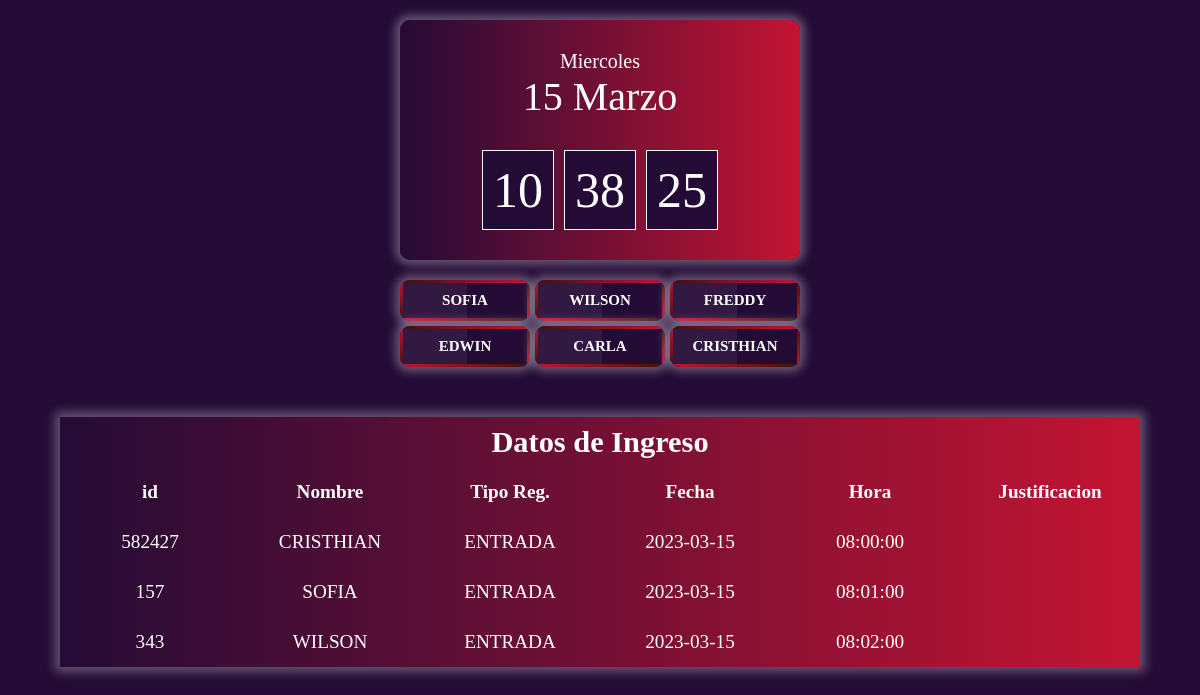
The page / on the database its author committed.
### tables this page shows
CREATE TABLE funcionarios 
(id int,
nombre text,
apellido text,
cargo text);

CREATE TABLE registros (
	id int,
	tipo int,
	fecha int,
	justificativo text,
	afavor int, 
    hora int);

### index.php (the view, shortened to what this page needs)
<?php
    include("conex.php");
?>
<!DOCTYPE html>
<html lang="es">
<head>
    <link rel="stylesheet" href="style.css">
</head>
<body>
    <div class="reloj">
        <p class="dia" id="dia">--</p>
        <p class="mes" id="mes">--</p>
        <div class="hora" id="hora">
            <p>00</p>
            <p>00</p>
            <p>00</p>
        </div>
    </div>
    <div class="boton">
        <li>
            <a type="submit" name="sofia" value="save"><span></span><span></span><span></span><span></span>SOFIA</a>
            <a type="submit" name="wilson" value="save"><span></span><span></span><span></span><span></span>WILSON</a>
            <a type="submit" name="freddy" value="save"><span></span><span></span><span></span><span></span>FREDDY</a>
            <a type="submit" name="edwin" value="save"><span></span><span></span><span></span><span></span>EDWIN</a>
            <a type="submit" name="carla" value="save"><span></span><span></span><span></span><span></span>CARLA</a>
            <a type="submit" name="cristhian" value="save"><span></span><span></span><span></span><span></span>CRISTHIAN</a>
        </li>
    </div>
    <dvi class="tabla">
        <div class="tb-title">Datos de Ingreso</div>
        <div class="tb-header">id</div>
        <div class="tb-header">Nombre</div>
        <div class="tb-header">Tipo Reg.</div>
        <div class="tb-header">Fecha</div>
        <div class="tb-header">Hora</div>
        <div class="tb-header">Justificacion</div>
        <?php
        $select = "select b.id,(select a.nombre from funcionarios a where a.id=b.id) as nombre,b.tipo,b.fecha,b.hora,b.justificativo from registros b";
        $resultado = $db->query($select);
        while($row = $resultado->fetchArray()){
        ?>
        <div class="tb-item"><?php echo $row["id"];?></div>
        <div class="tb-item"><?php echo $row["nombre"];?></div>
        <div class="tb-item"><?php echo $row["tipo"];?></div>
        <div class="tb-item"><?php echo $row["fecha"];?></div>
        <div class="tb-item"><?php echo $row["hora"];?></div>
        <div class="tb-item"><?php echo $row["justificativo"];?></div>
        <?php }?>
    </dvi>
</body>
</html>

### style.css (style rules this page uses)
* { margin: 0; padding: 0; box-sizing: border-box; }
body { background-color: #240b36; }
.reloj { width: 400px; background: linear-gradient(to right,#240b36,#c31432); color: #ffffff; text-align: center; padding: 30px; margin: 20px auto; border-radius: 10px; user-select: none; box-shadow: 0px 0px 10px 5px rgba(255, 255, 255, 0.3); }
.reloj .dia { font-size: 20px; }
.reloj .mes { font-size: 40px; }
.reloj .hora { display: flex; justify-content: center; margin-top: 30px; }
.reloj .hora p { font-size: 50px; background-color: #240b36; padding: 10px; margin: 0px 5px; border: 1px solid #ffffff; }
.boton { width: 400px; margin: 20px auto; }
.boton li { display: grid; grid-template-columns: repeat(3, 1fr); grid-gap: 5px 5px; }
.boton a { transform: translate(0); font-size: 15px; background-color: #240b36; color: #ffffff; font-weight: bold; text-decoration: none; text-align: center; padding: 12px 5px; box-shadow: 0px 0px 10px 5px rgba(255, 255, 255, 0.3); overflow: hidden; border-radius: 10px; }
.boton a:before { content: ''; position: absolute; top: 2px; left: 2px; bottom: 2px; width: 50%; background: rgba(255, 255, 255, 0.06); }
.boton a span:nth-child(1) { position: absolute; top: 0; left: 0; width: 100%; height: 3px; background: linear-gradient(to right, #3f120c, #c31432); animation: borderTop 2s linear infinite; }
.boton a span:nth-child(2) { position: absolute; top: 0; right: 0; width: 3px; height: 100%; background: linear-gradient(to bottom, #3f120c, #c31432); animation: borderLeft 2s linear infinite; animation-delay: 1s; }
.boton a span:nth-child(3) { position: absolute; bottom: 0; left: 0; width: 100%; height: 3px; background: linear-gradient(to left, #3f120c, #c31432); animation: borderBottom 2s linear infinite; }
.boton a span:nth-child(4) { position: absolute; top: 0; left: 0; width: 3px; height: 100%; background: linear-gradient(to top, #3f120c, #c31432); animation: borderRight 2s linear infinite; animation-delay: 1s; }
.tabla { width: 90%; background: linear-gradient(to right,#240b36,#c31432); color: #ffffff; margin: 50px auto; text-align: center; display: grid; grid-template-columns: repeat(6,1fr); grid-auto-rows: 50px; box-shadow: 0px 0px 10px 5px rgba(255, 255, 255, 0.3); }
.tb-title { grid-column-start: 1; grid-column-end: 7; background: linear-gradient(to right,#240b36,#c31432); display: flex; align-items: center; justify-content: center; font-weight: bold; font-size: 1.9em; }
.tb-header, .tb-item { display: flex; justify-content: center; align-items: center; }
.tb-header { font-weight: bold; font-size: 1.2em; }
.tb-item { padding: 10px; font-size: 1.2em; }

### rows shown on the page
funcionarios: registros.id "582427", nombre "CRISTHIAN", registros.tipo "ENTRADA", registros.fecha "2023-03-15", registros.hora "08:00:00"
funcionarios: registros.id "157", nombre "SOFIA", registros.tipo "ENTRADA", registros.fecha "2023-03-15", registros.hora "08:01:00"
funcionarios: registros.id "343", nombre "WILSON", registros.tipo "ENTRADA", registros.fecha "2023-03-15", registros.hora "08:02:00"
